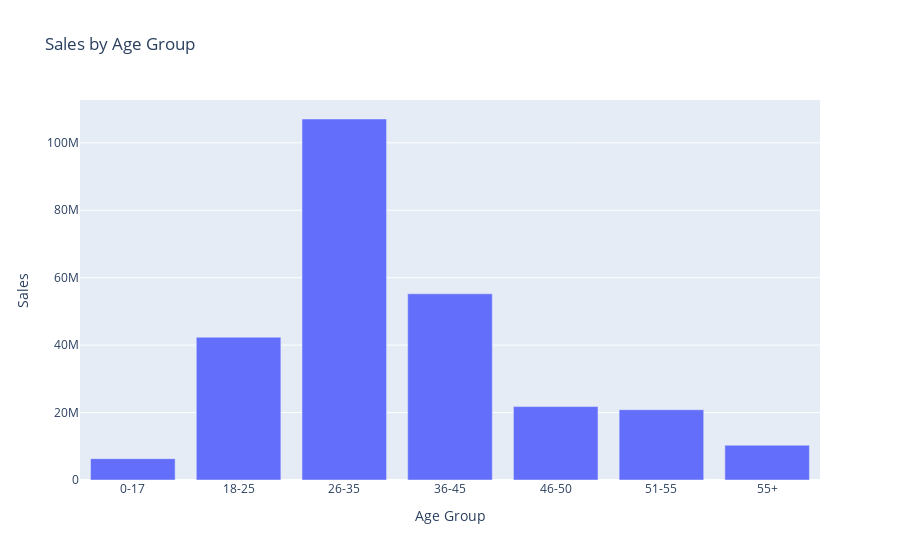

The code cell stored with this chart in its notebook:
### Markdown cell above
### Sales By Age Group

### Code cell
sales_by_ageGroup = df.groupby('Age Group')['Sales'].sum().reset_index()

fig = plx.bar(sales_by_ageGroup, x='Age Group', y='Sales', title='Sales by Age Group')
fig.show()

### Figure 1 — Plotly figure (JSON) as saved in the notebook; plotly's stock layout.template omitted (floating-point values rounded to 4 significant figures)
{"data": [{"alignmentgroup": "True", "hovertemplate": "Age Group=%{x}<br>Sales=%{y}<extra></extra>", "legendgroup": "", "marker": {"color": "#636efa", "pattern": {"shape": ""}}, "name": "", "offsetgroup": "", "orientation": "v", "showlegend": false, "textposition": "auto", "type": "bar", "x": ["0-17", "18-25", "26-35", "36-45", "46-50", "51-55", "55+"], "xaxis": "x", "y": [6333943, 42350453, 107100000.0, 55220000.0, 21770000.0, 20840000.0, 10320000.0], "yaxis": "y"}], "layout": {"barmode": "relative", "legend": {"tracegroupgap": 0}, "title": {"text": "Sales by Age Group"}, "xaxis": {"anchor": "y", "domain": [0, 1], "title": {"text": "Age Group"}}, "yaxis": {"anchor": "x", "domain": [0, 1], "title": {"text": "Sales"}}}}
